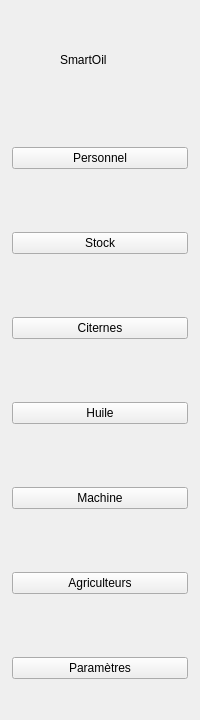
       <widget class="QWidget" name="sidebar" native="true">
        <property name="geometry">
         <rect>
          <x>0</x>
          <y>0</y>
          <width>200</width>
          <height>720</height>
         </rect>
        </property>
        <property name="minimumSize">
         <size>
          <width>200</width>
          <height>720</height>
         </size>
        </property>
        <property name="maximumSize">
         <size>
          <width>220</width>
          <height>720</height>
         </size>
        </property>
        <property name="autoFillBackground">
         <bool>true</bool>
        </property>
        <property name="styleSheet">
         <string notr="true"/>
        </property>
        <widget class="QWidget" name="verticalLayoutWidget">
         <property name="geometry">
          <rect>
           <x>0</x>
           <y>0</y>
           <width>200</width>
           <height>720</height>
          </rect>
         </property>
         <layout class="QVBoxLayout" name="verticalLayout">
          <property name="spacing">
           <number>39</number>
          </property>
          <property name="leftMargin">
           <number>12</number>
          </property>
          <property name="topMargin">
           <number>12</number>
          </property>
          <property name="rightMargin">
           <number>12</number>
          </property>
          <property name="bottomMargin">
           <number>12</number>
          </property>
          <item>
           <layout class="QHBoxLayout" name="logoandnamesidebar">
            <property name="spacing">
             <number>0</number>
            </property>
            <property name="sizeConstraint">
             <enum>QLayout::SizeConstraint::SetDefaultConstraint</enum>
            </property>
            <property name="leftMargin">
             <number>0</number>
            </property>
            <item>
             <widget class="QLabel" name="sidebarlogo">
              <property name="minimumSize">
               <size>
                <width>48</width>
                <height>48</height>
               </size>
              </property>
              <property name="maximumSize">
               <size>
                <width>96</width>
                <height>96</height>
               </size>
              </property>
              <property name="text">
               <string/>
              </property>
              <property name="pixmap">
               <pixmap resource="img.qrc">:/img/logo2.png</pixmap>
              </property>
              <property name="scaledContents">
               <bool>true</bool>
              </property>
             </widget>
            </item>
            <item>
             <widget class="QLabel" name="namesidebar">
              <property name="sizePolicy">
               <sizepolicy hsizetype="Expanding" vsizetype="Fixed">
                <horstretch>0</horstretch>
                <verstretch>0</verstretch>
               </sizepolicy>
              </property>
              <property name="text">
               <string>SmartOil</string>
              </property>
              <property name="wordWrap">
               <bool>true</bool>
              </property>
             </widget>
            </item>
           </layout>
          </item>
          <item>
           <widget class="QPushButton" name="btnmod1">
            <property name="checkable">
             <bool>true</bool>
            </property>
            <property name="toolTip">
             <string>Aller au module Personnel</string>
            </property>
            <property name="text">
             <string>Personnel</string>
            </property>
            <property name="icon">
             <iconset resource="img.qrc">
              <normaloff>:/img/people.svg</normaloff>:/img/people.svg</iconset>
            </property>
            <property name="iconSize">
             <size>
              <width>20</width>
              <height>20</height>
             </size>
            </property>
           </widget>
          </item>
          <item>
           <widget class="QPushButton" name="btnmod2">
            <property name="checkable">
             <bool>true</bool>
            </property>
            <property name="toolTip">
             <string>Aller au module Stock</string>
            </property>
            <property name="text">
             <string>Stock</string>
            </property>
            <property name="icon">
             <iconset resource="img.qrc">
              <normaloff>:/img/stock.svg</normaloff>:/img/stock.svg</iconset>
            </property>
            <property name="iconSize">
             <size>
              <width>20</width>
              <height>20</height>
             </size>
            </property>
           </widget>
          </item>
          <item>
           <widget class="QPushButton" name="btnmod3">
            <property name="checkable">
             <bool>true</bool>
            </property>
            <property name="toolTip">
             <string>Aller au module Citernes</string>
            </property>
            <property name="text">
             <string>Citernes</string>
            </property>
            <property name="icon">
             <iconset resource="img.qrc">
              <normaloff>:/img/cistern.svg</normaloff>:/img/cistern.svg</iconset>
            </property>
            <property name="iconSize">
             <size>
              <width>20</width>
              <height>20</height>
             </size>
            </property>
           </widget>
          </item>
          <item>
           <widget class="QPushButton" name="btnmod4">
            <property name="checkable">
             <bool>true</bool>
            </property>
            <property name="toolTip">
             <string>Aller au module Huile</string>
            </property>
            <property name="text">
             <string>Huile</string>
            </property>
            <property name="icon">
             <iconset resource="img.qrc">
              <normaloff>:/img/olive_oil.svg</normaloff>:/img/olive_oil.svg</iconset>
            </property>
            <property name="iconSize">
             <size>
              <width>20</width>
              <height>20</height>
             </size>
            </property>
           </widget>
          </item>
          <item>
           <widget class="QPushButton" name="btnmod5">
            <property name="checkable">
             <bool>true</bool>
            </property>
            <property name="toolTip">
             <string>Aller au module Machine</string>
            </property>
            <property name="text">
             <string>Machine</string>
            </property>
            <property name="icon">
             <iconset resource="img.qrc">
              <normaloff>:/img/machine.svg</normaloff>:/img/machine.svg</iconset>
            </property>
            <property name="iconSize">
             <size>
              <width>20</width>
              <height>20</height>
             </size>
            </property>
           </widget>
          </item>
          <item>
           <widget class="QPushButton" name="btnmod6">
            <property name="checkable">
             <bool>true</bool>
            </property>
            <property name="toolTip">
             <string>Aller au module Agriculteurs</string>
            </property>
            <property name="text">
             <string>Agriculteurs</string>
            </property>
            <property name="icon">
             <iconset resource="img.qrc">
              <normaloff>:/img/farmer.svg</normaloff>:/img/farmer.svg</iconset>
            </property>
            <property name="iconSize">
             <size>
              <width>20</width>
              <height>20</height>
             </size>
            </property>
           </widget>
          </item>
          <item>
           <widget class="QPushButton" name="btnSettings">
            <property name="checkable">
             <bool>true</bool>
            </property>
            <property name="toolTip">
             <string>Paramètres</string>
            </property>
            <property name="text">
             <string>Paramètres</string>
            </property>
            <property name="icon">
             <iconset resource="img.qrc">
              <normaloff>:/img/settings.svg</normaloff>:/img/settings.svg</iconset>
            </property>
            <property name="iconSize">
             <size>
              <width>20</width>
              <height>20</height>
             </size>
            </property>
           </widget>
          </item>
         </layout>
        </widget>
       </widget>
